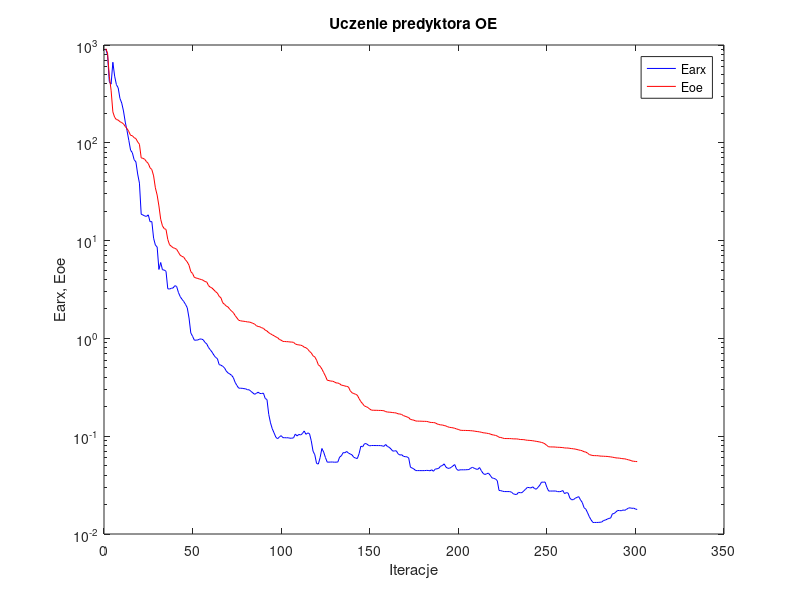
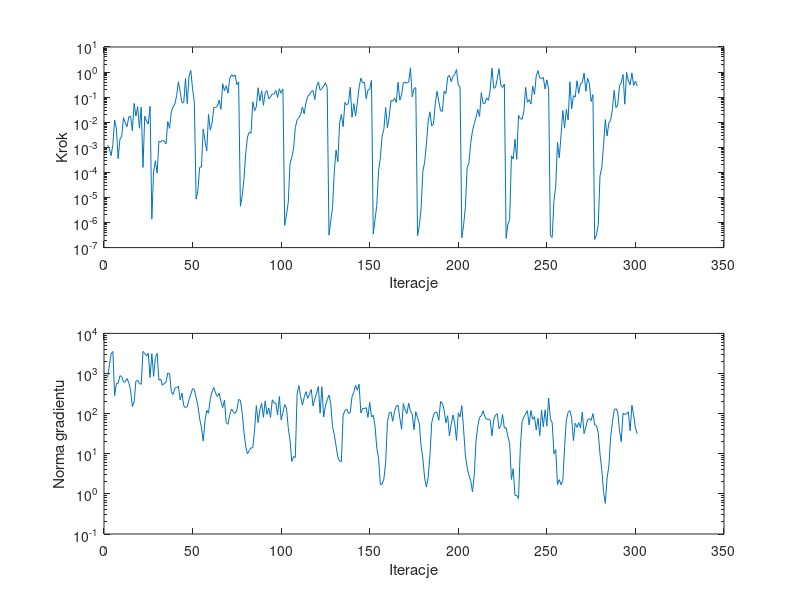

The MATLAB script that drew these images, in order:
%uczenie predyktora oe
clear all;
n=0; farx(n+1)=9.071313e+002; foe(n+1)=9.176648e+002; wspucz(n+1)=0.000000e+000; ng(n+1)=0.000000e+000;
%odnowa zmiennej metryki
n=1; farx(n+1)=7.935876e+002; foe(n+1)=8.297518e+002; krok(n+1)=1.219912e-003; ng(n+1)=7.969732e+002;
n=2; farx(n+1)=4.211354e+002; foe(n+1)=4.784250e+002; krok(n+1)=8.931057e-004; ng(n+1)=1.548841e+003;
n=3; farx(n+1)=3.972723e+002; foe(n+1)=3.451614e+002; krok(n+1)=4.616173e-004; ng(n+1)=3.093711e+003;
n=4; farx(n+1)=6.663196e+002; foe(n+1)=2.070270e+002; krok(n+1)=1.323776e-003; ng(n+1)=3.538736e+003;
n=5; farx(n+1)=4.807443e+002; foe(n+1)=1.824782e+002; krok(n+1)=1.223774e-002; ng(n+1)=2.811212e+002;
n=6; farx(n+1)=3.932741e+002; foe(n+1)=1.728145e+002; krok(n+1)=5.433546e-003; ng(n+1)=5.633897e+002;
n=7; farx(n+1)=3.647192e+002; foe(n+1)=1.709658e+002; krok(n+1)=3.522699e-004; ng(n+1)=5.693636e+002;
n=8; farx(n+1)=2.843799e+002; foe(n+1)=1.643380e+002; krok(n+1)=2.121656e-003; ng(n+1)=8.854178e+002;
n=9; farx(n+1)=2.550018e+002; foe(n+1)=1.609444e+002; krok(n+1)=2.778799e-003; ng(n+1)=8.369176e+002;
n=10; farx(n+1)=2.115327e+002; foe(n+1)=1.561915e+002; krok(n+1)=1.521910e-002; ng(n+1)=6.086013e+002;
n=11; farx(n+1)=1.628124e+002; foe(n+1)=1.467678e+002; krok(n+1)=9.535023e-003; ng(n+1)=6.245711e+002;
n=12; farx(n+1)=1.332002e+002; foe(n+1)=1.398414e+002; krok(n+1)=6.606617e-003; ng(n+1)=7.466159e+002;
n=13; farx(n+1)=1.061335e+002; foe(n+1)=1.303249e+002; krok(n+1)=1.632237e-002; ng(n+1)=5.926726e+002;
n=14; farx(n+1)=8.414157e+001; foe(n+1)=1.191715e+002; krok(n+1)=1.729712e-002; ng(n+1)=3.829800e+002;
n=15; farx(n+1)=7.918973e+001; foe(n+1)=1.182343e+002; krok(n+1)=4.620452e-003; ng(n+1)=1.510166e+002;
n=16; farx(n+1)=6.717921e+001; foe(n+1)=1.129050e+002; krok(n+1)=5.625683e-002; ng(n+1)=1.970165e+002;
n=17; farx(n+1)=6.390173e+001; foe(n+1)=1.104413e+002; krok(n+1)=1.748904e-002; ng(n+1)=6.435738e+002;
n=18; farx(n+1)=4.799915e+001; foe(n+1)=1.022291e+002; krok(n+1)=4.158324e-002; ng(n+1)=6.777857e+002;
n=19; farx(n+1)=3.870619e+001; foe(n+1)=9.662364e+001; krok(n+1)=5.767896e-003; ng(n+1)=5.635083e+002;
n=20; farx(n+1)=1.858015e+001; foe(n+1)=7.010683e+001; krok(n+1)=3.990088e-002; ng(n+1)=5.395467e+002;
n=21; farx(n+1)=1.827933e+001; foe(n+1)=6.943253e+001; krok(n+1)=1.569452e-004; ng(n+1)=3.557747e+003;
n=22; farx(n+1)=1.784499e+001; foe(n+1)=6.772831e+001; krok(n+1)=1.729712e-002; ng(n+1)=3.180771e+003;
n=23; farx(n+1)=1.768951e+001; foe(n+1)=6.410148e+001; krok(n+1)=1.095618e-002; ng(n+1)=2.746019e+003;
n=24; farx(n+1)=1.834090e+001; foe(n+1)=6.144055e+001; krok(n+1)=8.443488e-003; ng(n+1)=3.195516e+003;
n=25; farx(n+1)=1.558906e+001; foe(n+1)=5.551881e+001; krok(n+1)=4.331299e-002; ng(n+1)=7.926230e+002;
%odnowa zmiennej metryki
n=26; farx(n+1)=1.565522e+001; foe(n+1)=5.327124e+001; krok(n+1)=1.366464e-006; ng(n+1)=3.136680e+003;
n=27; farx(n+1)=1.057866e+001; foe(n+1)=4.591607e+001; krok(n+1)=1.052302e-004; ng(n+1)=8.539618e+002;
n=28; farx(n+1)=9.003321e+000; foe(n+1)=3.462139e+001; krok(n+1)=2.905999e-004; ng(n+1)=2.493424e+003;
n=29; farx(n+1)=8.603483e+000; foe(n+1)=2.921050e+001; krok(n+1)=9.371042e-005; ng(n+1)=3.181343e+003;
n=30; farx(n+1)=5.070151e+000; foe(n+1)=2.263054e+001; krok(n+1)=1.736904e-003; ng(n+1)=6.798973e+002;
n=31; farx(n+1)=5.970992e+000; foe(n+1)=1.653345e+001; krok(n+1)=1.612540e-003; ng(n+1)=7.323004e+002;
n=32; farx(n+1)=5.034810e+000; foe(n+1)=1.414236e+001; krok(n+1)=1.915237e-003; ng(n+1)=5.091179e+002;
n=33; farx(n+1)=4.999179e+000; foe(n+1)=1.325212e+001; krok(n+1)=1.772228e-003; ng(n+1)=5.653972e+002;
n=34; farx(n+1)=4.858111e+000; foe(n+1)=1.303055e+001; krok(n+1)=1.353531e-003; ng(n+1)=6.034113e+002;
n=35; farx(n+1)=3.218833e+000; foe(n+1)=1.027265e+001; krok(n+1)=1.064021e-002; ng(n+1)=1.028898e+003;
n=36; farx(n+1)=3.196644e+000; foe(n+1)=9.068573e+000; krok(n+1)=5.711090e-003; ng(n+1)=9.930149e+002;
n=37; farx(n+1)=3.254902e+000; foe(n+1)=8.750515e+000; krok(n+1)=2.580064e-002; ng(n+1)=3.515627e+002;
n=38; farx(n+1)=3.278117e+000; foe(n+1)=8.461760e+000; krok(n+1)=4.076532e-002; ng(n+1)=3.013694e+002;
n=39; farx(n+1)=3.459790e+000; foe(n+1)=8.336236e+000; krok(n+1)=5.335388e-002; ng(n+1)=4.289506e+002;
n=40; farx(n+1)=3.396649e+000; foe(n+1)=8.144665e+000; krok(n+1)=1.160291e-001; ng(n+1)=4.474059e+002;
n=41; farx(n+1)=2.955043e+000; foe(n+1)=7.605248e+000; krok(n+1)=4.102061e-001; ng(n+1)=4.859096e+002;
n=42; farx(n+1)=2.678337e+000; foe(n+1)=7.089636e+000; krok(n+1)=1.630613e-001; ng(n+1)=2.214102e+002;
n=43; farx(n+1)=2.513956e+000; foe(n+1)=6.902217e+000; krok(n+1)=6.020520e-002; ng(n+1)=3.267297e+002;
n=44; farx(n+1)=2.386475e+000; foe(n+1)=6.769144e+000; krok(n+1)=5.918252e-002; ng(n+1)=1.578775e+002;
n=45; farx(n+1)=2.229717e+000; foe(n+1)=6.361904e+000; krok(n+1)=5.520515e-001; ng(n+1)=1.402293e+002;
n=46; farx(n+1)=2.057578e+000; foe(n+1)=6.046439e+000; krok(n+1)=5.482403e-002; ng(n+1)=1.497537e+002;
n=47; farx(n+1)=1.615060e+000; foe(n+1)=5.592973e+000; krok(n+1)=6.900158e-001; ng(n+1)=2.237467e+002;
n=48; farx(n+1)=1.137485e+000; foe(n+1)=4.816777e+000; krok(n+1)=1.154088e+000; ng(n+1)=3.024715e+002;
n=49; farx(n+1)=1.050387e+000; foe(n+1)=4.609534e+000; krok(n+1)=2.083583e-001; ng(n+1)=4.212750e+002;
n=50; farx(n+1)=9.589250e-001; foe(n+1)=4.202586e+000; krok(n+1)=6.189726e-002; ng(n+1)=4.003283e+002;
%odnowa zmiennej metryki
n=51; farx(n+1)=9.596233e-001; foe(n+1)=4.149826e+000; krok(n+1)=8.546025e-006; ng(n+1)=2.513534e+002;
n=52; farx(n+1)=9.641974e-001; foe(n+1)=4.097427e+000; krok(n+1)=1.900886e-005; ng(n+1)=1.598512e+002;
n=53; farx(n+1)=9.850785e-001; foe(n+1)=4.037133e+000; krok(n+1)=1.592395e-004; ng(n+1)=7.439165e+001;
n=54; farx(n+1)=9.851846e-001; foe(n+1)=4.001202e+000; krok(n+1)=1.638382e-004; ng(n+1)=4.591917e+001;
n=55; farx(n+1)=9.677351e-001; foe(n+1)=3.925562e+000; krok(n+1)=5.346341e-003; ng(n+1)=2.085405e+001;
n=56; farx(n+1)=9.099101e-001; foe(n+1)=3.813787e+000; krok(n+1)=1.849454e-003; ng(n+1)=6.505560e+001;
n=57; farx(n+1)=8.777666e-001; foe(n+1)=3.776510e+000; krok(n+1)=7.045398e-004; ng(n+1)=1.202650e+002;
n=58; farx(n+1)=8.072408e-001; foe(n+1)=3.467267e+000; krok(n+1)=2.080702e-002; ng(n+1)=1.023093e+002;
n=59; farx(n+1)=7.651601e-001; foe(n+1)=3.338684e+000; krok(n+1)=4.853566e-003; ng(n+1)=2.344290e+002;
n=60; farx(n+1)=7.240124e-001; foe(n+1)=3.272893e+000; krok(n+1)=9.307204e-003; ng(n+1)=3.499451e+002;
n=61; farx(n+1)=6.757501e-001; foe(n+1)=3.134703e+000; krok(n+1)=3.897540e-002; ng(n+1)=4.464134e+002;
n=62; farx(n+1)=6.390134e-001; foe(n+1)=3.004854e+000; krok(n+1)=3.854743e-002; ng(n+1)=3.212736e+002;
n=63; farx(n+1)=6.219382e-001; foe(n+1)=2.906989e+000; krok(n+1)=4.285764e-002; ng(n+1)=2.665135e+002;
n=64; farx(n+1)=5.395016e-001; foe(n+1)=2.691348e+000; krok(n+1)=7.508776e-002; ng(n+1)=3.244378e+002;
n=65; farx(n+1)=5.322018e-001; foe(n+1)=2.605290e+000; krok(n+1)=3.264474e-002; ng(n+1)=2.034471e+002;
n=66; farx(n+1)=5.186435e-001; foe(n+1)=2.317439e+000; krok(n+1)=3.404866e-001; ng(n+1)=1.418162e+002;
n=67; farx(n+1)=5.007294e-001; foe(n+1)=2.234239e+000; krok(n+1)=1.817918e-001; ng(n+1)=2.189194e+002;
n=68; farx(n+1)=4.642186e-001; foe(n+1)=2.145491e+000; krok(n+1)=2.857025e-001; ng(n+1)=5.927882e+001;
n=69; farx(n+1)=4.440764e-001; foe(n+1)=2.094110e+000; krok(n+1)=1.438191e-001; ng(n+1)=5.427936e+001;
n=70; farx(n+1)=4.325811e-001; foe(n+1)=1.987609e+000; krok(n+1)=5.727234e-001; ng(n+1)=9.382670e+001;
n=71; farx(n+1)=4.197696e-001; foe(n+1)=1.900399e+000; krok(n+1)=7.847380e-001; ng(n+1)=1.301840e+002;
n=72; farx(n+1)=3.979391e-001; foe(n+1)=1.837743e+000; krok(n+1)=6.698571e-001; ng(n+1)=1.115976e+002;
n=73; farx(n+1)=3.558271e-001; foe(n+1)=1.714004e+000; krok(n+1)=7.612154e-001; ng(n+1)=1.013383e+002;
n=74; farx(n+1)=3.307755e-001; foe(n+1)=1.623724e+000; krok(n+1)=3.125722e-001; ng(n+1)=1.221107e+002;
n=75; farx(n+1)=3.104611e-001; foe(n+1)=1.533381e+000; krok(n+1)=4.065930e-001; ng(n+1)=2.258528e+002;
%odnowa zmiennej metryki
n=76; farx(n+1)=3.094109e-001; foe(n+1)=1.515202e+000; krok(n+1)=4.490170e-006; ng(n+1)=2.149079e+002;
n=77; farx(n+1)=3.088501e-001; foe(n+1)=1.502865e+000; krok(n+1)=1.115447e-005; ng(n+1)=1.075140e+002;
n=78; farx(n+1)=3.063340e-001; foe(n+1)=1.496056e+000; krok(n+1)=5.270595e-005; ng(n+1)=3.474745e+001;
n=79; farx(n+1)=3.048633e-001; foe(n+1)=1.486748e+000; krok(n+1)=5.688063e-004; ng(n+1)=1.503762e+001;
n=80; farx(n+1)=2.985930e-001; foe(n+1)=1.473311e+000; krok(n+1)=2.586841e-003; ng(n+1)=9.889772e+000;
n=81; farx(n+1)=2.980095e-001; foe(n+1)=1.471246e+000; krok(n+1)=4.011567e-003; ng(n+1)=1.205860e+001;
n=82; farx(n+1)=2.871911e-001; foe(n+1)=1.452298e+000; krok(n+1)=3.595838e-003; ng(n+1)=1.407516e+001;
n=83; farx(n+1)=2.774895e-001; foe(n+1)=1.426171e+000; krok(n+1)=6.552688e-002; ng(n+1)=1.403154e+001;
n=84; farx(n+1)=2.682846e-001; foe(n+1)=1.402203e+000; krok(n+1)=2.900728e-002; ng(n+1)=3.938503e+001;
n=85; farx(n+1)=2.739843e-001; foe(n+1)=1.349436e+000; krok(n+1)=4.134280e-002; ng(n+1)=1.585996e+002;
n=86; farx(n+1)=2.819780e-001; foe(n+1)=1.324042e+000; krok(n+1)=2.370960e-001; ng(n+1)=5.995958e+001;
n=87; farx(n+1)=2.733969e-001; foe(n+1)=1.314028e+000; krok(n+1)=6.995615e-002; ng(n+1)=1.256250e+002;
n=88; farx(n+1)=2.730914e-001; foe(n+1)=1.285307e+000; krok(n+1)=1.794664e-001; ng(n+1)=1.804058e+002;
n=89; farx(n+1)=2.757632e-001; foe(n+1)=1.267245e+000; krok(n+1)=4.756755e-002; ng(n+1)=8.117359e+001;
n=90; farx(n+1)=2.431426e-001; foe(n+1)=1.216087e+000; krok(n+1)=1.520460e-001; ng(n+1)=2.083483e+002;
n=91; farx(n+1)=2.370978e-001; foe(n+1)=1.190511e+000; krok(n+1)=1.827549e-001; ng(n+1)=9.527884e+001;
n=92; farx(n+1)=1.670708e-001; foe(n+1)=1.143371e+000; krok(n+1)=8.569436e-002; ng(n+1)=1.379564e+002;
n=93; farx(n+1)=1.368222e-001; foe(n+1)=1.115297e+000; krok(n+1)=1.020372e-001; ng(n+1)=8.038413e+001;
n=94; farx(n+1)=1.190025e-001; foe(n+1)=1.087731e+000; krok(n+1)=1.328156e-001; ng(n+1)=2.213014e+002;
n=95; farx(n+1)=1.081647e-001; foe(n+1)=1.064512e+000; krok(n+1)=1.341318e-001; ng(n+1)=1.831429e+002;
n=96; farx(n+1)=9.772247e-002; foe(n+1)=1.035780e+000; krok(n+1)=1.845727e-001; ng(n+1)=1.846349e+002;
n=97; farx(n+1)=9.413880e-002; foe(n+1)=1.017914e+000; krok(n+1)=9.704432e-002; ng(n+1)=9.226934e+001;
n=98; farx(n+1)=9.824904e-002; foe(n+1)=9.749056e-001; krok(n+1)=2.158836e-001; ng(n+1)=2.673395e+002;
n=99; farx(n+1)=1.013508e-001; foe(n+1)=9.593537e-001; krok(n+1)=1.423178e-001; ng(n+1)=7.020983e+001;
n=100; farx(n+1)=9.660905e-002; foe(n+1)=9.319545e-001; krok(n+1)=2.144024e-001; ng(n+1)=1.061105e+002;
%odnowa zmiennej metryki
n=101; farx(n+1)=9.653665e-002; foe(n+1)=9.297924e-001; krok(n+1)=7.645508e-007; ng(n+1)=1.675638e+002;
n=102; farx(n+1)=9.631252e-002; foe(n+1)=9.262286e-001; krok(n+1)=2.000325e-006; ng(n+1)=1.382337e+002;
n=103; farx(n+1)=9.642338e-002; foe(n+1)=9.251614e-001; krok(n+1)=6.210948e-006; ng(n+1)=4.483945e+001;
n=104; farx(n+1)=9.533055e-002; foe(n+1)=9.187097e-001; krok(n+1)=2.215284e-004; ng(n+1)=2.196037e+001;
n=105; farx(n+1)=9.546076e-002; foe(n+1)=9.174323e-001; krok(n+1)=3.949694e-004; ng(n+1)=6.468050e+000;
n=106; farx(n+1)=9.616369e-002; foe(n+1)=9.114404e-001; krok(n+1)=8.684522e-004; ng(n+1)=8.518608e+000;
n=107; farx(n+1)=1.051906e-001; foe(n+1)=8.773224e-001; krok(n+1)=6.047937e-003; ng(n+1)=8.065315e+000;
n=108; farx(n+1)=1.005687e-001; foe(n+1)=8.641109e-001; krok(n+1)=1.278285e-002; ng(n+1)=3.071053e+002;
n=109; farx(n+1)=1.043635e-001; foe(n+1)=8.576641e-001; krok(n+1)=1.518514e-002; ng(n+1)=4.987415e+002;
n=110; farx(n+1)=1.028853e-001; foe(n+1)=8.527832e-001; krok(n+1)=2.001452e-002; ng(n+1)=2.654329e+002;
n=111; farx(n+1)=1.064538e-001; foe(n+1)=8.416186e-001; krok(n+1)=4.050274e-002; ng(n+1)=1.620446e+002;
n=112; farx(n+1)=1.131723e-001; foe(n+1)=8.130055e-001; krok(n+1)=2.165649e-002; ng(n+1)=2.540405e+002;
n=113; farx(n+1)=1.045066e-001; foe(n+1)=8.031483e-001; krok(n+1)=5.857529e-002; ng(n+1)=3.532960e+002;
n=114; farx(n+1)=1.080269e-001; foe(n+1)=7.759424e-001; krok(n+1)=1.068981e-001; ng(n+1)=2.399820e+002;
n=115; farx(n+1)=1.062800e-001; foe(n+1)=7.371940e-001; krok(n+1)=1.261335e-001; ng(n+1)=3.053011e+002;
n=116; farx(n+1)=8.979810e-002; foe(n+1)=7.110651e-001; krok(n+1)=1.670230e-001; ng(n+1)=4.018542e+002;
n=117; farx(n+1)=7.037079e-002; foe(n+1)=6.638757e-001; krok(n+1)=1.827549e-001; ng(n+1)=1.564511e+002;
n=118; farx(n+1)=6.458322e-002; foe(n+1)=6.467818e-001; krok(n+1)=8.000730e-002; ng(n+1)=2.313693e+002;
n=119; farx(n+1)=5.258903e-002; foe(n+1)=5.989918e-001; krok(n+1)=2.682636e-001; ng(n+1)=3.199685e+002;
n=120; farx(n+1)=5.192457e-002; foe(n+1)=5.370895e-001; krok(n+1)=4.063898e-001; ng(n+1)=4.748558e+002;
n=121; farx(n+1)=6.043826e-002; foe(n+1)=5.192019e-001; krok(n+1)=1.890204e-001; ng(n+1)=1.029789e+002;
n=122; farx(n+1)=7.488279e-002; foe(n+1)=4.862270e-001; krok(n+1)=2.193298e-001; ng(n+1)=4.675595e+002;
n=123; farx(n+1)=6.882860e-002; foe(n+1)=4.474678e-001; krok(n+1)=2.767539e-001; ng(n+1)=8.231887e+001;
n=124; farx(n+1)=6.057919e-002; foe(n+1)=4.124736e-001; krok(n+1)=3.741446e-001; ng(n+1)=1.547689e+002;
n=125; farx(n+1)=5.429313e-002; foe(n+1)=3.737042e-001; krok(n+1)=2.464885e-001; ng(n+1)=2.235353e+002;
%odnowa zmiennej metryki
n=126; farx(n+1)=5.433895e-002; foe(n+1)=3.702741e-001; krok(n+1)=3.133453e-007; ng(n+1)=2.888514e+002;
n=127; farx(n+1)=5.442253e-002; foe(n+1)=3.661386e-001; krok(n+1)=1.176374e-006; ng(n+1)=1.760827e+002;
n=128; farx(n+1)=5.448229e-002; foe(n+1)=3.654196e-001; krok(n+1)=3.901849e-006; ng(n+1)=4.734513e+001;
n=129; farx(n+1)=5.422130e-002; foe(n+1)=3.596043e-001; krok(n+1)=1.062537e-004; ng(n+1)=2.993902e+001;
n=130; farx(n+1)=5.429993e-002; foe(n+1)=3.504564e-001; krok(n+1)=7.821151e-004; ng(n+1)=1.570225e+001;
n=131; farx(n+1)=5.442094e-002; foe(n+1)=3.500517e-001; krok(n+1)=2.666638e-004; ng(n+1)=8.241415e+000;
n=132; farx(n+1)=6.112699e-002; foe(n+1)=3.442383e-001; krok(n+1)=9.454744e-003; ng(n+1)=6.523384e+000;
n=133; farx(n+1)=6.303828e-002; foe(n+1)=3.324812e-001; krok(n+1)=2.038266e-002; ng(n+1)=6.437146e+000;
n=134; farx(n+1)=6.794159e-002; foe(n+1)=3.304921e-001; krok(n+1)=6.686718e-003; ng(n+1)=9.190552e+001;
n=135; farx(n+1)=6.769743e-002; foe(n+1)=3.257242e-001; krok(n+1)=6.153853e-002; ng(n+1)=1.196779e+002;
n=136; farx(n+1)=6.982503e-002; foe(n+1)=3.232246e-001; krok(n+1)=4.838350e-002; ng(n+1)=1.307254e+002;
n=137; farx(n+1)=6.716367e-002; foe(n+1)=3.187976e-001; krok(n+1)=5.716001e-002; ng(n+1)=1.017725e+002;
n=138; farx(n+1)=6.586006e-002; foe(n+1)=2.915841e-001; krok(n+1)=2.476508e-001; ng(n+1)=1.053763e+002;
n=139; farx(n+1)=6.443524e-002; foe(n+1)=2.782348e-001; krok(n+1)=1.568149e-002; ng(n+1)=2.683520e+002;
n=140; farx(n+1)=6.087380e-002; foe(n+1)=2.727516e-001; krok(n+1)=5.507577e-002; ng(n+1)=3.334898e+002;
n=141; farx(n+1)=5.979104e-002; foe(n+1)=2.687636e-001; krok(n+1)=1.761298e-002; ng(n+1)=5.058775e+002;
n=142; farx(n+1)=5.906239e-002; foe(n+1)=2.625929e-001; krok(n+1)=5.801457e-002; ng(n+1)=3.870535e+002;
n=143; farx(n+1)=6.627595e-002; foe(n+1)=2.423750e-001; krok(n+1)=2.431780e-001; ng(n+1)=5.396529e+002;
n=144; farx(n+1)=7.907784e-002; foe(n+1)=2.256965e-001; krok(n+1)=5.732413e-001; ng(n+1)=1.035357e+002;
n=145; farx(n+1)=7.777764e-002; foe(n+1)=2.149692e-001; krok(n+1)=3.706964e-001; ng(n+1)=1.363383e+002;
n=146; farx(n+1)=8.361306e-002; foe(n+1)=2.036668e-001; krok(n+1)=3.924010e-001; ng(n+1)=1.329366e+002;
n=147; farx(n+1)=8.408419e-002; foe(n+1)=2.005515e-001; krok(n+1)=8.662598e-002; ng(n+1)=1.414549e+002;
n=148; farx(n+1)=8.143497e-002; foe(n+1)=1.962111e-001; krok(n+1)=1.914145e-001; ng(n+1)=8.038995e+001;
n=149; farx(n+1)=7.969873e-002; foe(n+1)=1.894094e-001; krok(n+1)=2.114442e-001; ng(n+1)=1.908523e+002;
n=150; farx(n+1)=8.030573e-002; foe(n+1)=1.846954e-001; krok(n+1)=4.734602e-001; ng(n+1)=8.279843e+001;
%odnowa zmiennej metryki
n=151; farx(n+1)=8.029225e-002; foe(n+1)=1.843389e-001; krok(n+1)=3.462610e-007; ng(n+1)=9.114163e+001;
n=152; farx(n+1)=8.026664e-002; foe(n+1)=1.840336e-001; krok(n+1)=1.303126e-006; ng(n+1)=4.888271e+001;
n=153; farx(n+1)=8.021383e-002; foe(n+1)=1.839562e-001; krok(n+1)=4.861133e-006; ng(n+1)=1.382191e+001;
n=154; farx(n+1)=8.021759e-002; foe(n+1)=1.835352e-001; krok(n+1)=1.169035e-004; ng(n+1)=7.885573e+000;
n=155; farx(n+1)=8.016402e-002; foe(n+1)=1.834692e-001; krok(n+1)=3.771986e-004; ng(n+1)=1.711759e+000;
n=156; farx(n+1)=7.976652e-002; foe(n+1)=1.829942e-001; krok(n+1)=2.774090e-003; ng(n+1)=1.745329e+000;
n=157; farx(n+1)=7.872843e-002; foe(n+1)=1.821114e-001; krok(n+1)=5.242823e-003; ng(n+1)=2.353764e+000;
n=158; farx(n+1)=8.226630e-002; foe(n+1)=1.784576e-001; krok(n+1)=3.847317e-002; ng(n+1)=5.988723e+000;
n=159; farx(n+1)=7.850419e-002; foe(n+1)=1.766357e-001; krok(n+1)=5.852382e-003; ng(n+1)=6.353786e+001;
n=160; farx(n+1)=7.703438e-002; foe(n+1)=1.761340e-001; krok(n+1)=1.676647e-002; ng(n+1)=1.034354e+002;
n=161; farx(n+1)=7.393682e-002; foe(n+1)=1.754720e-001; krok(n+1)=7.322178e-002; ng(n+1)=1.106817e+002;
n=162; farx(n+1)=7.045556e-002; foe(n+1)=1.743889e-001; krok(n+1)=6.864555e-002; ng(n+1)=6.462416e+001;
n=163; farx(n+1)=7.071184e-002; foe(n+1)=1.736649e-001; krok(n+1)=9.089589e-002; ng(n+1)=1.137901e+002;
n=164; farx(n+1)=7.093688e-002; foe(n+1)=1.726444e-001; krok(n+1)=6.214810e-002; ng(n+1)=1.549838e+002;
n=165; farx(n+1)=6.619677e-002; foe(n+1)=1.693199e-001; krok(n+1)=3.903951e-001; ng(n+1)=1.617272e+002;
n=166; farx(n+1)=6.415639e-002; foe(n+1)=1.686992e-001; krok(n+1)=7.557928e-002; ng(n+1)=7.768570e+001;
n=167; farx(n+1)=6.474388e-002; foe(n+1)=1.668875e-001; krok(n+1)=1.260304e-001; ng(n+1)=4.090642e+001;
n=168; farx(n+1)=6.235600e-002; foe(n+1)=1.625381e-001; krok(n+1)=3.691454e-001; ng(n+1)=1.783449e+002;
n=169; farx(n+1)=6.174159e-002; foe(n+1)=1.599926e-001; krok(n+1)=3.916031e-001; ng(n+1)=1.232309e+002;
n=170; farx(n+1)=6.156166e-002; foe(n+1)=1.574674e-001; krok(n+1)=3.589327e-001; ng(n+1)=1.005218e+002;
n=171; farx(n+1)=5.996145e-002; foe(n+1)=1.550505e-001; krok(n+1)=4.033988e-001; ng(n+1)=1.823265e+002;
n=172; farx(n+1)=4.809365e-002; foe(n+1)=1.482714e-001; krok(n+1)=1.477307e+000; ng(n+1)=1.131558e+002;
n=173; farx(n+1)=4.728195e-002; foe(n+1)=1.472358e-001; krok(n+1)=1.026218e-001; ng(n+1)=9.767499e+001;
n=174; farx(n+1)=4.606606e-002; foe(n+1)=1.455616e-001; krok(n+1)=2.203117e-001; ng(n+1)=3.971910e+001;
n=175; farx(n+1)=4.451277e-002; foe(n+1)=1.430046e-001; krok(n+1)=2.409855e-001; ng(n+1)=1.117453e+002;
%odnowa zmiennej metryki
n=176; farx(n+1)=4.450702e-002; foe(n+1)=1.427143e-001; krok(n+1)=2.968069e-007; ng(n+1)=7.959521e+001;
n=177; farx(n+1)=4.448731e-002; foe(n+1)=1.424840e-001; krok(n+1)=7.499988e-007; ng(n+1)=5.630919e+001;
n=178; farx(n+1)=4.446062e-002; foe(n+1)=1.424154e-001; krok(n+1)=3.586316e-006; ng(n+1)=1.529810e+001;
n=179; farx(n+1)=4.447314e-002; foe(n+1)=1.419994e-001; krok(n+1)=1.107642e-004; ng(n+1)=7.660474e+000;
n=180; farx(n+1)=4.450062e-002; foe(n+1)=1.419274e-001; krok(n+1)=2.540827e-004; ng(n+1)=2.481321e+000;
n=181; farx(n+1)=4.468152e-002; foe(n+1)=1.416733e-001; krok(n+1)=1.358387e-003; ng(n+1)=1.472180e+000;
n=182; farx(n+1)=4.465269e-002; foe(n+1)=1.406589e-001; krok(n+1)=1.086709e-002; ng(n+1)=2.595533e+000;
n=183; farx(n+1)=4.428836e-002; foe(n+1)=1.386135e-001; krok(n+1)=2.592196e-002; ng(n+1)=8.946264e+000;
n=184; farx(n+1)=4.535005e-002; foe(n+1)=1.381312e-001; krok(n+1)=7.100804e-003; ng(n+1)=5.950739e+001;
n=185; farx(n+1)=4.381650e-002; foe(n+1)=1.378282e-001; krok(n+1)=8.486623e-003; ng(n+1)=9.188798e+001;
n=186; farx(n+1)=4.619487e-002; foe(n+1)=1.369710e-001; krok(n+1)=5.387784e-002; ng(n+1)=1.100684e+002;
n=187; farx(n+1)=4.636576e-002; foe(n+1)=1.336030e-001; krok(n+1)=1.717868e-001; ng(n+1)=1.056729e+002;
n=188; farx(n+1)=4.698928e-002; foe(n+1)=1.318316e-001; krok(n+1)=6.659479e-002; ng(n+1)=6.851614e+001;
n=189; farx(n+1)=4.946895e-002; foe(n+1)=1.304850e-001; krok(n+1)=2.847603e-002; ng(n+1)=1.997937e+002;
n=190; farx(n+1)=5.001138e-002; foe(n+1)=1.302621e-001; krok(n+1)=2.709456e-002; ng(n+1)=1.804920e+002;
n=191; farx(n+1)=5.217938e-002; foe(n+1)=1.285916e-001; krok(n+1)=1.738735e-001; ng(n+1)=1.235564e+002;
n=192; farx(n+1)=4.844885e-002; foe(n+1)=1.273103e-001; krok(n+1)=1.372747e-001; ng(n+1)=5.879036e+001;
n=193; farx(n+1)=4.698841e-002; foe(n+1)=1.249576e-001; krok(n+1)=6.224492e-001; ng(n+1)=8.866826e+001;
n=194; farx(n+1)=4.699167e-002; foe(n+1)=1.232480e-001; krok(n+1)=7.386536e-001; ng(n+1)=2.767518e+001;
n=195; farx(n+1)=4.799179e-002; foe(n+1)=1.226519e-001; krok(n+1)=4.177026e-001; ng(n+1)=5.474725e+001;
n=196; farx(n+1)=4.971390e-002; foe(n+1)=1.217319e-001; krok(n+1)=6.656880e-001; ng(n+1)=9.260481e+001;
n=197; farx(n+1)=5.128743e-002; foe(n+1)=1.205373e-001; krok(n+1)=8.067975e-001; ng(n+1)=5.700207e+001;
n=198; farx(n+1)=4.614497e-002; foe(n+1)=1.186067e-001; krok(n+1)=1.256305e+000; ng(n+1)=2.151747e+001;
n=199; farx(n+1)=4.472906e-002; foe(n+1)=1.173315e-001; krok(n+1)=2.909773e-001; ng(n+1)=1.050454e+002;
n=200; farx(n+1)=4.532442e-002; foe(n+1)=1.152623e-001; krok(n+1)=2.601236e-001; ng(n+1)=8.285676e+001;
%odnowa zmiennej metryki
n=201; farx(n+1)=4.532869e-002; foe(n+1)=1.147328e-001; krok(n+1)=2.469502e-007; ng(n+1)=1.581041e+002;
n=202; farx(n+1)=4.533765e-002; foe(n+1)=1.145887e-001; krok(n+1)=7.925543e-007; ng(n+1)=3.991455e+001;
n=203; farx(n+1)=4.535733e-002; foe(n+1)=1.145618e-001; krok(n+1)=3.994594e-006; ng(n+1)=9.328112e+000;
n=204; farx(n+1)=4.548190e-002; foe(n+1)=1.143350e-001; krok(n+1)=1.605954e-004; ng(n+1)=4.507645e+000;
n=205; farx(n+1)=4.564426e-002; foe(n+1)=1.142352e-001; krok(n+1)=2.263251e-004; ng(n+1)=2.939515e+000;
n=206; farx(n+1)=4.709327e-002; foe(n+1)=1.138167e-001; krok(n+1)=1.448033e-003; ng(n+1)=2.140693e+000;
n=207; farx(n+1)=4.804475e-002; foe(n+1)=1.135021e-001; krok(n+1)=4.427789e-003; ng(n+1)=1.127512e+000;
n=208; farx(n+1)=4.702899e-002; foe(n+1)=1.127826e-001; krok(n+1)=8.751130e-003; ng(n+1)=2.859920e+000;
n=209; farx(n+1)=4.614037e-002; foe(n+1)=1.120381e-001; krok(n+1)=1.519863e-002; ng(n+1)=2.084435e+001;
n=210; farx(n+1)=4.579217e-002; foe(n+1)=1.113902e-001; krok(n+1)=3.229291e-002; ng(n+1)=4.871475e+001;
n=211; farx(n+1)=4.779062e-002; foe(n+1)=1.106949e-001; krok(n+1)=1.698891e-002; ng(n+1)=8.084069e+001;
n=212; farx(n+1)=4.441878e-002; foe(n+1)=1.097265e-001; krok(n+1)=1.516292e-001; ng(n+1)=8.792904e+001;
n=213; farx(n+1)=4.165649e-002; foe(n+1)=1.084669e-001; krok(n+1)=5.625683e-002; ng(n+1)=1.176653e+002;
n=214; farx(n+1)=4.057041e-002; foe(n+1)=1.079935e-001; krok(n+1)=5.576530e-002; ng(n+1)=8.409066e+001;
n=215; farx(n+1)=4.129224e-002; foe(n+1)=1.072945e-001; krok(n+1)=9.338312e-002; ng(n+1)=7.157144e+001;
n=216; farx(n+1)=4.194659e-002; foe(n+1)=1.065233e-001; krok(n+1)=7.461084e-002; ng(n+1)=7.389315e+001;
n=217; farx(n+1)=3.988315e-002; foe(n+1)=1.054387e-001; krok(n+1)=1.940886e-001; ng(n+1)=6.857960e+001;
n=218; farx(n+1)=3.753723e-002; foe(n+1)=1.036165e-001; krok(n+1)=1.435731e+000; ng(n+1)=2.802372e+001;
n=219; farx(n+1)=3.703294e-002; foe(n+1)=1.028480e-001; krok(n+1)=2.268451e-001; ng(n+1)=7.006810e+001;
n=220; farx(n+1)=3.655282e-002; foe(n+1)=1.018698e-001; krok(n+1)=2.408726e-001; ng(n+1)=9.191786e+001;
n=221; farx(n+1)=3.512044e-002; foe(n+1)=1.004213e-001; krok(n+1)=5.490988e-001; ng(n+1)=9.919371e+001;
n=222; farx(n+1)=2.787095e-002; foe(n+1)=9.755747e-002; krok(n+1)=1.368663e+000; ng(n+1)=4.209809e+001;
n=223; farx(n+1)=2.775292e-002; foe(n+1)=9.706004e-002; krok(n+1)=2.953927e-001; ng(n+1)=5.000608e+001;
n=224; farx(n+1)=2.737968e-002; foe(n+1)=9.578537e-002; krok(n+1)=2.442288e-001; ng(n+1)=9.453740e+001;
n=225; farx(n+1)=2.716529e-002; foe(n+1)=9.470157e-002; krok(n+1)=3.337224e-001; ng(n+1)=4.353830e+001;
%odnowa zmiennej metryki
n=226; farx(n+1)=2.716059e-002; foe(n+1)=9.464892e-002; krok(n+1)=2.336152e-007; ng(n+1)=4.473889e+001;
n=227; farx(n+1)=2.714918e-002; foe(n+1)=9.458896e-002; krok(n+1)=8.714703e-007; ng(n+1)=2.695219e+001;
n=228; farx(n+1)=2.713778e-002; foe(n+1)=9.455140e-002; krok(n+1)=1.290825e-006; ng(n+1)=1.788787e+001;
n=229; farx(n+1)=2.681750e-002; foe(n+1)=9.438155e-002; krok(n+1)=4.576195e-004; ng(n+1)=2.290952e+000;
n=230; farx(n+1)=2.583047e-002; foe(n+1)=9.395331e-002; krok(n+1)=3.376366e-004; ng(n+1)=4.246028e+000;
n=231; farx(n+1)=2.542166e-002; foe(n+1)=9.385927e-002; krok(n+1)=2.086706e-003; ng(n+1)=9.128426e-001;
n=232; farx(n+1)=2.538403e-002; foe(n+1)=9.384166e-002; krok(n+1)=3.301592e-004; ng(n+1)=9.288023e-001;
n=233; farx(n+1)=2.665770e-002; foe(n+1)=9.322952e-002; krok(n+1)=1.878731e-002; ng(n+1)=7.664969e-001;
n=234; farx(n+1)=2.641550e-002; foe(n+1)=9.253067e-002; krok(n+1)=1.394089e-002; ng(n+1)=1.376755e+001;
n=235; farx(n+1)=2.649052e-002; foe(n+1)=9.238259e-002; krok(n+1)=1.309024e-002; ng(n+1)=6.296974e+001;
n=236; farx(n+1)=2.763759e-002; foe(n+1)=9.220497e-002; krok(n+1)=2.667694e-002; ng(n+1)=8.142776e+001;
n=237; farx(n+1)=2.870814e-002; foe(n+1)=9.143403e-002; krok(n+1)=2.489360e-001; ng(n+1)=9.858978e+001;
n=238; farx(n+1)=2.998449e-002; foe(n+1)=9.088577e-002; krok(n+1)=6.252611e-002; ng(n+1)=1.187080e+002;
n=239; farx(n+1)=2.981848e-002; foe(n+1)=9.067568e-002; krok(n+1)=7.863442e-002; ng(n+1)=5.227674e+001;
n=240; farx(n+1)=2.954886e-002; foe(n+1)=9.030079e-002; krok(n+1)=5.261210e-002; ng(n+1)=1.193558e+002;
n=241; farx(n+1)=3.036990e-002; foe(n+1)=8.988898e-002; krok(n+1)=2.767350e-001; ng(n+1)=7.221468e+001;
n=242; farx(n+1)=2.918764e-002; foe(n+1)=8.922383e-002; krok(n+1)=1.283701e-001; ng(n+1)=8.375858e+001;
n=243; farx(n+1)=2.870903e-002; foe(n+1)=8.865990e-002; krok(n+1)=7.101669e-001; ng(n+1)=3.907327e+001;
n=244; farx(n+1)=2.999560e-002; foe(n+1)=8.793724e-002; krok(n+1)=1.136651e+000; ng(n+1)=7.693952e+001;
n=245; farx(n+1)=3.155621e-002; foe(n+1)=8.728792e-002; krok(n+1)=5.821767e-001; ng(n+1)=2.849407e+001;
n=246; farx(n+1)=3.397448e-002; foe(n+1)=8.629861e-002; krok(n+1)=5.477226e-001; ng(n+1)=1.238093e+002;
n=247; farx(n+1)=3.382405e-002; foe(n+1)=8.529779e-002; krok(n+1)=6.132431e-001; ng(n+1)=4.729817e+001;
n=248; farx(n+1)=3.400406e-002; foe(n+1)=8.327415e-002; krok(n+1)=2.114117e-001; ng(n+1)=1.240249e+002;
n=249; farx(n+1)=3.002881e-002; foe(n+1)=8.037748e-002; krok(n+1)=4.915350e-001; ng(n+1)=4.934360e+001;
n=250; farx(n+1)=2.749785e-002; foe(n+1)=7.794522e-002; krok(n+1)=2.056099e-001; ng(n+1)=2.454996e+002;
%odnowa zmiennej metryki
n=251; farx(n+1)=2.749556e-002; foe(n+1)=7.772180e-002; krok(n+1)=3.164313e-007; ng(n+1)=7.318700e+001;
n=252; farx(n+1)=2.749958e-002; foe(n+1)=7.764826e-002; krok(n+1)=2.552126e-007; ng(n+1)=5.977696e+001;
n=253; farx(n+1)=2.751210e-002; foe(n+1)=7.760861e-002; krok(n+1)=7.462740e-006; ng(n+1)=9.999771e+000;
n=254; farx(n+1)=2.750960e-002; foe(n+1)=7.734497e-002; krok(n+1)=2.722830e-005; ng(n+1)=1.275709e+001;
n=255; farx(n+1)=2.715981e-002; foe(n+1)=7.706387e-002; krok(n+1)=1.567808e-003; ng(n+1)=1.693562e+000;
n=256; farx(n+1)=2.706958e-002; foe(n+1)=7.696881e-002; krok(n+1)=3.812452e-004; ng(n+1)=2.263719e+000;
n=257; farx(n+1)=2.725328e-002; foe(n+1)=7.673736e-002; krok(n+1)=3.032635e-003; ng(n+1)=1.694544e+000;
n=258; farx(n+1)=2.785170e-002; foe(n+1)=7.647539e-002; krok(n+1)=2.900728e-002; ng(n+1)=2.159109e+000;
n=259; farx(n+1)=2.587431e-002; foe(n+1)=7.587019e-002; krok(n+1)=5.767896e-003; ng(n+1)=1.433382e+001;
n=260; farx(n+1)=2.649778e-002; foe(n+1)=7.569904e-002; krok(n+1)=3.221469e-002; ng(n+1)=6.884832e+001;
n=261; farx(n+1)=2.620667e-002; foe(n+1)=7.566167e-002; krok(n+1)=1.226153e-002; ng(n+1)=1.082666e+002;
n=262; farx(n+1)=2.326219e-002; foe(n+1)=7.509961e-002; krok(n+1)=4.102061e-001; ng(n+1)=1.188621e+002;
n=263; farx(n+1)=2.237801e-002; foe(n+1)=7.471391e-002; krok(n+1)=3.450322e-002; ng(n+1)=7.727016e+001;
n=264; farx(n+1)=2.246663e-002; foe(n+1)=7.429614e-002; krok(n+1)=1.141951e-001; ng(n+1)=2.123000e+001;
n=265; farx(n+1)=2.319132e-002; foe(n+1)=7.389531e-002; krok(n+1)=1.011122e-001; ng(n+1)=5.767929e+001;
n=266; farx(n+1)=2.368025e-002; foe(n+1)=7.310570e-002; krok(n+1)=4.500546e-001; ng(n+1)=4.538792e+001;
n=267; farx(n+1)=2.410313e-002; foe(n+1)=7.230953e-002; krok(n+1)=1.431809e-001; ng(n+1)=5.930342e+001;
n=268; farx(n+1)=2.231310e-002; foe(n+1)=7.170506e-002; krok(n+1)=3.485301e-001; ng(n+1)=4.406733e+001;
n=269; farx(n+1)=2.099968e-002; foe(n+1)=7.092685e-002; krok(n+1)=3.768236e-001; ng(n+1)=1.085994e+002;
n=270; farx(n+1)=1.856875e-002; foe(n+1)=6.938160e-002; krok(n+1)=9.169512e-001; ng(n+1)=3.182580e+001;
n=271; farx(n+1)=1.794027e-002; foe(n+1)=6.882909e-002; krok(n+1)=1.702433e-001; ng(n+1)=4.660426e+001;
n=272; farx(n+1)=1.646951e-002; foe(n+1)=6.704148e-002; krok(n+1)=5.772243e-001; ng(n+1)=7.115031e+001;
n=273; farx(n+1)=1.497954e-002; foe(n+1)=6.484434e-002; krok(n+1)=3.428611e-001; ng(n+1)=7.448483e+001;
n=274; farx(n+1)=1.392615e-002; foe(n+1)=6.408806e-002; krok(n+1)=6.694845e-002; ng(n+1)=6.801005e+001;
n=275; farx(n+1)=1.312398e-002; foe(n+1)=6.338968e-002; krok(n+1)=1.251841e-001; ng(n+1)=1.002217e+002;
%odnowa zmiennej metryki
n=276; farx(n+1)=1.312335e-002; foe(n+1)=6.330105e-002; krok(n+1)=2.118962e-007; ng(n+1)=5.221864e+001;
n=277; farx(n+1)=1.312693e-002; foe(n+1)=6.322078e-002; krok(n+1)=3.148042e-007; ng(n+1)=5.083903e+001;
n=278; farx(n+1)=1.313564e-002; foe(n+1)=6.313500e-002; krok(n+1)=8.056775e-007; ng(n+1)=3.303403e+001;
n=279; farx(n+1)=1.318947e-002; foe(n+1)=6.265255e-002; krok(n+1)=7.243777e-005; ng(n+1)=9.946698e+000;
n=280; farx(n+1)=1.325973e-002; foe(n+1)=6.251538e-002; krok(n+1)=1.553088e-004; ng(n+1)=4.011631e+000;
n=281; farx(n+1)=1.375315e-002; foe(n+1)=6.240612e-002; krok(n+1)=1.194008e-003; ng(n+1)=1.152669e+000;
n=282; farx(n+1)=1.387636e-002; foe(n+1)=6.222740e-002; krok(n+1)=1.281894e-002; ng(n+1)=5.812199e-001;
n=283; farx(n+1)=1.416486e-002; foe(n+1)=6.214412e-002; krok(n+1)=2.804162e-003; ng(n+1)=2.473647e+000;
n=284; farx(n+1)=1.444093e-002; foe(n+1)=6.174857e-002; krok(n+1)=9.458902e-003; ng(n+1)=4.923256e+000;
n=285; farx(n+1)=1.454545e-002; foe(n+1)=6.147686e-002; krok(n+1)=1.189189e-002; ng(n+1)=2.603115e+001;
n=286; farx(n+1)=1.609280e-002; foe(n+1)=6.100687e-002; krok(n+1)=3.264474e-002; ng(n+1)=6.043346e+001;
n=287; farx(n+1)=1.618799e-002; foe(n+1)=6.057129e-002; krok(n+1)=1.855710e-001; ng(n+1)=1.227022e+002;
n=288; farx(n+1)=1.683610e-002; foe(n+1)=5.999739e-002; krok(n+1)=3.825942e-002; ng(n+1)=1.329127e+002;
n=289; farx(n+1)=1.740836e-002; foe(n+1)=5.987306e-002; krok(n+1)=4.842911e-002; ng(n+1)=1.107308e+002;
n=290; farx(n+1)=1.735546e-002; foe(n+1)=5.962126e-002; krok(n+1)=2.828655e-001; ng(n+1)=3.839556e+001;
n=291; farx(n+1)=1.730445e-002; foe(n+1)=5.920632e-002; krok(n+1)=3.739988e-001; ng(n+1)=2.007427e+001;
n=292; farx(n+1)=1.759402e-002; foe(n+1)=5.881904e-002; krok(n+1)=8.031926e-001; ng(n+1)=1.025611e+002;
n=293; farx(n+1)=1.747577e-002; foe(n+1)=5.872071e-002; krok(n+1)=5.235740e-002; ng(n+1)=9.484894e+001;
n=294; farx(n+1)=1.788341e-002; foe(n+1)=5.796356e-002; krok(n+1)=9.725754e-001; ng(n+1)=9.950870e+001;
n=295; farx(n+1)=1.839817e-002; foe(n+1)=5.737840e-002; krok(n+1)=4.406062e-001; ng(n+1)=1.113566e+002;
n=296; farx(n+1)=1.852634e-002; foe(n+1)=5.677980e-002; krok(n+1)=3.123324e-001; ng(n+1)=3.735399e+001;
n=297; farx(n+1)=1.829568e-002; foe(n+1)=5.580790e-002; krok(n+1)=9.270274e-001; ng(n+1)=1.621038e+002;
n=298; farx(n+1)=1.839138e-002; foe(n+1)=5.542394e-002; krok(n+1)=2.926858e-001; ng(n+1)=9.159525e+001;
n=299; farx(n+1)=1.799506e-002; foe(n+1)=5.517420e-002; krok(n+1)=4.386596e-001; ng(n+1)=4.385537e+001;
n=300; farx(n+1)=1.782058e-002; foe(n+1)=5.498111e-002; krok(n+1)=2.778419e-001; ng(n+1)=3.156976e+001;

figure; semilogy(farx,'b'); hold on; semilogy(foe,'r'); xlabel('Iteracje'); ylabel('Earx, Eoe'); legend('Earx','Eoe'); title('Uczenie predyktora OE');
figure; subplot(2,1,1); semilogy(krok); xlabel('Iteracje'); ylabel('Krok');
subplot(2,1,2); semilogy(ng); xlabel('Iteracje'); ylabel('Norma gradientu');
Earx=farx(n+1)
Eoe=foe(n+1)
